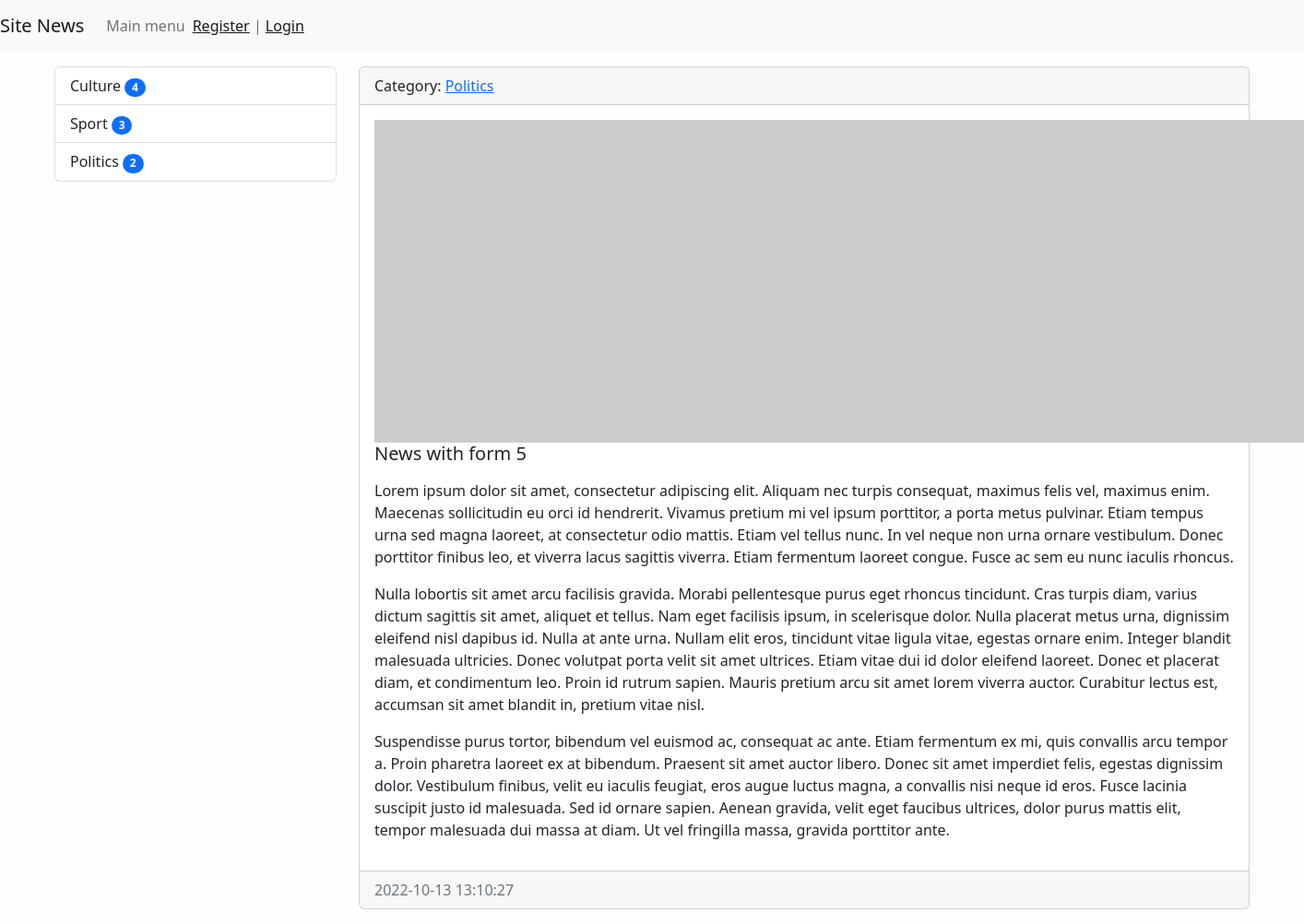
/news/12/, run on the app's committed database.
### news/models.py (models this page shows, shortened)
class Category(models.Model):
    title = models.CharField(max_length=150, db_index=True, verbose_name="Name of category")
    def get_absolute_url(self):
        return reverse('category', kwargs={"category_id": self.pk})
    def __str__(self):
        return self.title
    class Meta:
        verbose_name = "Category"
        verbose_name_plural = "All Category"
        ordering = ["title"]

class News(models.Model):
    title = models.CharField(max_length=150, verbose_name="Title")
    content = models.TextField(blank=True,
                               verbose_name="Content")  # content can be kept blank. In the database ("") will be stored.
    created_at = models.DateTimeField(auto_now_add=True, verbose_name="Created at")
    updated_at = models.DateTimeField(auto_now=True, verbose_name="Updated at")
    photo = models.ImageField(upload_to="photos/%Y/%m/%d", verbose_name="Photo", blank=True)
    is_published = models.BooleanField(default=True, verbose_name="Is published?")
    category = models.ForeignKey("Category", on_delete=models.PROTECT, verbose_name="Name of category")
    views = models.IntegerField(default=0)
    class Meta:
        verbose_name = "News"
        verbose_name_plural = "All News"
        ordering = ["-created_at"]

### news/views.py (the view)
# urls.py: path('news/<int:pk>/', ViewNews.as_view(), name='view_news'),
class ViewNews(DetailView):
    model = News
    context_object_name = 'news_item'

### news/templatetags/news_tags.py (called while the page is built)
@register.inclusion_tag('news/list_categories.html')
def show_categories(arg1="Hello", arg2="world"):
    categories = Category.objects.annotate(cnt=Count('news', filter=F('news__is_published'))).filter(cnt__gt=0)
    return {"categories": categories, "arg1": arg1, "arg2": arg2}

### news/templates/news/news_detail.html (shortened to what this page needs)
{% extends 'base.html' %}
{% block sidebar %}
{% include 'inc/_sidebar.html' %}
{% endblock %}
{% block content %}
<div class="card mb-3">
    <div class="card-header">
        Category: <a href="{{ news_item.category.get_absolute_url }}">{{news_item.category}}</a>
    </div>
    <div class="card-body">
        {% if item.photo %}
        <img src="{{ news_item.photo.url }}" alt="" width="350" class="float-left-mr-3">
        {% else %}
        <img src="https://picsum.photos/id/1060/350/235/?blur=2" alt="" class="float-left-mr-3">
        {% endif %}
        <h5 class="card-title">{{news_item.title}}</h5>
        {% autoescape off %}
        <p class="card-text">{{news_item.content|safe|linebreaks}}</p>
        {% endautoescape %}
    </div>
    <div class="card-footer text-muted">
        {{news_item.created_at|date:"Y-m-d H:i:s"}}
    </div>
</div>
{% endblock %}

### news/templates/news/list_categories.html
<div class="list-group">
    {% for item in categories %}
    <a href="{{ item.get_absolute_url }}" class="list-group-item list-group-item-action">{{item.title}}
        <span class="badge bg-primary rounded-pill">{{item.cnt}}</span>
    </a>
    {% endfor %}
</div>

### my_app/static/css/style.css (style rules this page uses)
body { background-color: #fefefe; }

### data on the page
Category: title "Culture", cnt "4"
Category: title "Sport", cnt "3"
Category: title "Politics", cnt "2"
News: category "Politics", title "News with form 5", content "Lorem ipsum dolor sit amet, consectetur adipiscing elit. Aliquam nec turpis consequat, maximus felis vel, maximus enim. Maecenas sollicitudin eu orci id hendrerit. Vivamus pretium mi vel ipsum porttitor, a porta metus pulvinar. Etiam tempus urna sed magna laoreet, at consectetur odio mattis. Etiam vel tellus nunc. In vel neque non urna ornare vestibulum. Donec porttitor finibus leo, et viverra lacus sagittis viverra. Etiam fermentum laoreet congue. Fusce ac sem eu nunc iaculis rhoncus. Nulla lobortis sit amet arcu facilisis gravida. Morabi pellentesque purus eget rhoncus tincidunt. Cras turpis diam, varius dictum sagittis sit amet, aliquet et tellus. Nam eget facilisis ipsum, in scelerisque…", created_at "2022-10-13 13:10:27"
